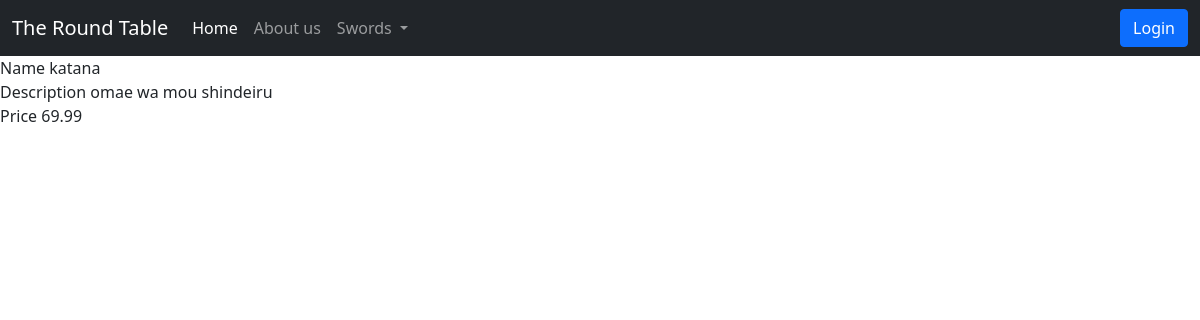
Before: /allproducts/ with the older database file.
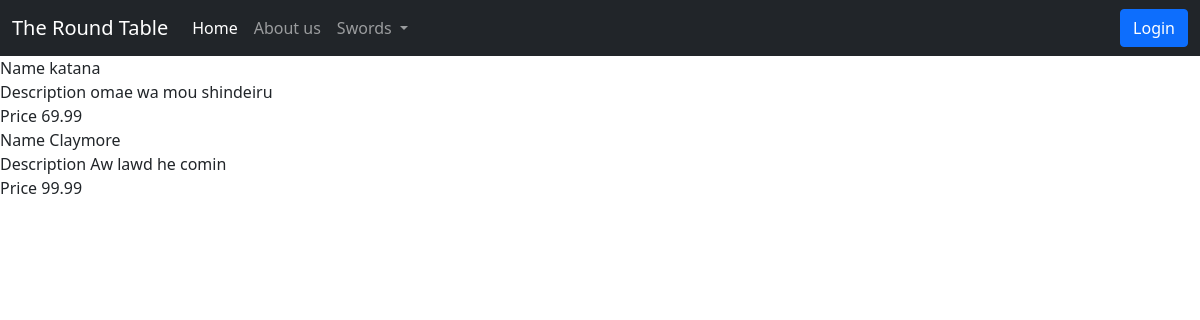
After: the same page with the newer database file.
### store_app/models.py (models this page shows)
class Product(models.Model):
    id = models.AutoField(primary_key=True)
    name = models.CharField(max_length=200)
    description = models.CharField(max_length=500)
    price = models.DecimalField(max_digits=10, decimal_places=2)
    picture = models.FileField(upload_to='product_img/', blank=True)
    category = models.ForeignKey(ProductCategory, on_delete=models.CASCADE)
    subcategory = models.ForeignKey(ProductSubCategory, on_delete=models.CASCADE)

### store_app/views.py (the view)
# urls.py: path('allproducts/', views.all_products, name='all_products'),
def all_products(request):
	all_p = Product.objects.all()
	return render(request, 'all_products.html', {'products' : all_p})

### store_app/templates/all_products.html (shortened to what this page needs)
{% extends "base.html" %}
{% block content %}
    {% for p in products %}
        <div>
            Name {{ p.name }}<br/>
            Description {{ p.description }}<br/>
            Price {{ p.price }}
        </div>
    {%  endfor %}
{% endblock %}

Changed rows visible on the page:
added Product: name "Claymore", description "Aw lawd he comin", price "99.99"
